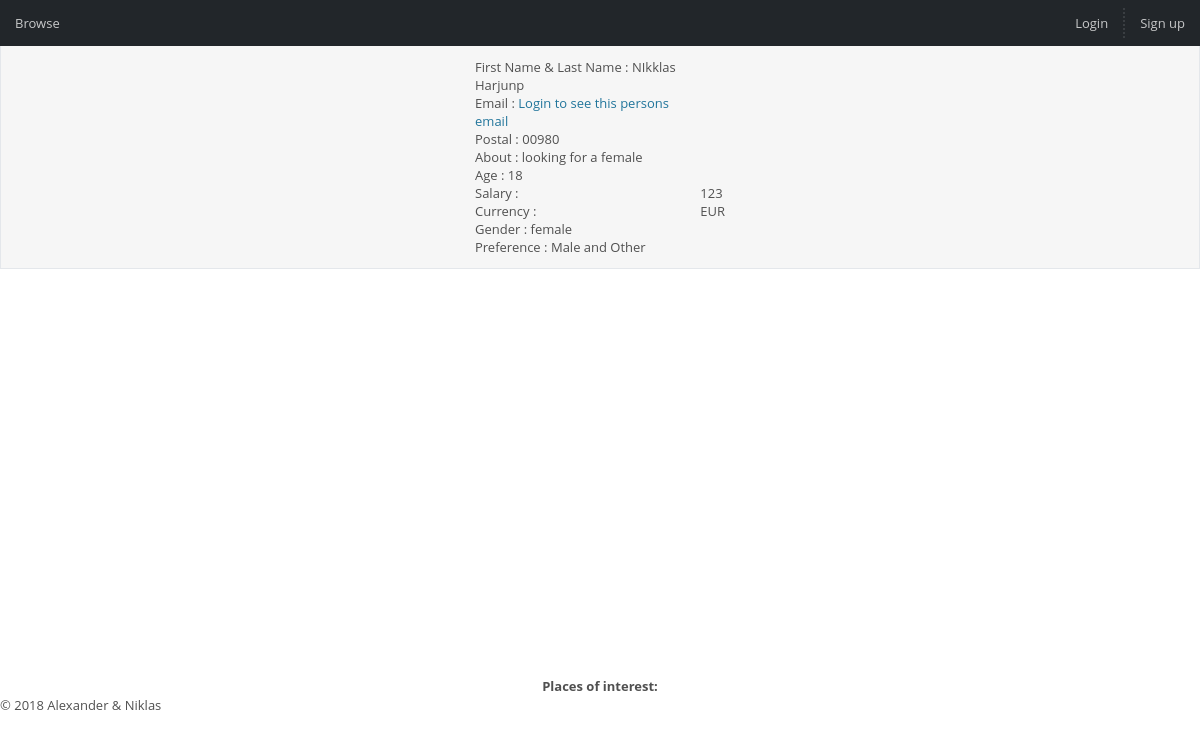
Screenshot of /public-html/profile.php?user=droptable with the database file from the repository.
### tables this page shows
CREATE TABLE `users` (
  `id` int(11) NOT NULL,
  `username` char(255) NOT NULL,
  `firstname` char(255) NOT NULL,
  `lastname` char(255) NOT NULL,
  `password` mediumtext NOT NULL,
  `email` char(255) NOT NULL,
  `postal` char(11) NOT NULL,
  `about` text NOT NULL,
  `age` int(11) NOT NULL,
  `salary` float NOT NULL,
  `currency` char(255) NOT NULL,
  `gender` char(255) NOT NULL,
  `preference` int(11) NOT NULL
);

### resources/db.php (called while the page is built, shortened)
<?php
class db {
    private static $instance = null;
    private function __construct() {
        $host = 'localhost';
        $name = 'datingsite';
        $username = 'root';
        $password = '';
        $this->pdo = new PDO('mysql:host=' . $host . '; dbname=' . $name, $username, $password, array(PDO::MYSQL_ATTR_INIT_COMMAND => "SET NAMES UTF8"));
        $this->pdo->setAttribute(PDO::ATTR_ERRMODE, PDO::ERRMODE_EXCEPTION);
    }
    public static function instance() {
        if (!isset(self::$instance)) {
            self::$instance = new db();
        }
        return self::$instance;
    }
    public function query($sql, $params = array()) {
        $this->query = $this->pdo->prepare($sql);
        $this->query->execute($params);
        return $this->query;
    }
    public function get($sql, $params = array()) {
        $this->result = $this->query($sql, $params);
        return $this->result->fetchAll(PDO::FETCH_ASSOC);
    }
}

### resources/functions.php (called while the page is built, shortened)
<?php
function url_for($script_path){
    if($script_path[0] != '/'){
        $script_path = "/" . $script_path;
    }
    return WWW_ROOT . $script_path;
}

### public-html/profile.php (the view, shortened to what this page needs)
<?php
require_once(TEMPLATES_PATH . "/header.php");
?>
    <div id="container">
        <div id="content">
            <div class="centered">
                <?php
                $user = $_GET['user'];
                $query = db::instance()->get("SELECT firstname,lastname,postal,email,about,age,salary,gender,preference,currency FROM users WHERE username = ?",array($user));
                ?>
                <table>
                    <tr>
                        <td>
                            First Name & Last Name : <?php echo $query[0]["firstname"] ." ". $query[0]["lastname"] ; ?>
                        </td>
                    </tr>
                    <tr>
                        <td>
                            Email : <?php if(isset($_SESSION['id'])){ echo $query[0]["email"];}else{ echo "<a href ='" . url_for("login.php") . "'>Login to see this persons email</a>";} ?>
                        </td>
                    </tr>
                    <tr>
                        <td>
                            Postal : <?php echo $query[0]["postal"]; ?>
                        </td>
                    </tr>
                    <tr>
                        <td>
                            About : <?php echo $query[0]["about"]; ?>
                        </td>
                    </tr>
                    <tr>
                        <td>
                            Age : <?php echo $query[0]["age"]; ?>
                        </td>
                    </tr>
                    <tr>
                        <td>
                            Salary :
                        </td>
                        <td id="salary">
                            <?php echo $query[0]["salary"]; ?>
                        </td>
                    </tr>
                    <tr>
                        <td>
                            Currency :
                        </td>
                        <td id="currency">
                            <?php echo $query[0]["currency"]; ?>
                        </td>
                    </tr>
                    <tr>
                        <td>
                            Gender : <?php echo $query[0]["gender"]; ?>
                        </td>
                    </tr>
                    <tr>
                        <td>
                            Preference :
                            <?php $pref = $query[0]["preference"];
                            if($pref == 1){
                                echo "Male";
                            }elseif ($pref == 2){
                                echo "Female";
                            }
                            elseif ($pref == 3){
                                echo "Male and Female";
                            }
                            elseif ($pref == 4){
                                echo "Other";
                            }
                            elseif ($pref == 5){
                                echo "Male and Other";
                            }
                            elseif ($pref == 6){
                                echo "Female and Other";
                            }
                            elseif ($pref == 7){
                                echo "Male, Female and Other";
                            }
                            else{
                                echo "Not interested in anything";
                            }; ?>
                        </td>
                    </tr>
                </table>
            </div>
        </div>
    </div>
    <div id="map" class="centered"></div>
    <div class="centered">
        <table id="POIList">
            <tr>
                <th>Places of interest:</th>
            </tr>
        </table>
    </div>
<?php
require_once(TEMPLATES_PATH . "/footer.php");

### public-html/css/style.css (style rules this page uses)
body { font: 13px 'Open Sans', verdana; color: #505050; margin: 0px; padding: 0px; }
a:link, a:visited, a:hover { color: #21759B; text-decoration: none; -o-transition: .2s; -ms-transition: .2s; -moz-transition: .2s; -webkit-transition: .2s; transition: .2s; }
table { width: 100%; border-spacing: 0px; font: inherit; color: inherit; padding: 0px; margin: 0px; }
td { vertical-align: top; margin: 0px; padding: 0px; }
#content { background: #F6F6F6; border: 1px solid #E4E7EB; border-top: 0px solid black; padding: 12px; margin-bottom: 15px; }
.centered { margin-left:auto; margin-right:auto; width: 250px; }

### public-html/css/maps.css (style rules this page uses)
#map { height: 100%; width: 50% }
html, body { height: 70%; margin: 0; padding: 0; }

### rows the page displays
users: firstname "NIkklas", lastname "Harjunp", postal "00980", about "looking for a female", age "18", salary "123", currency "EUR", gender "female"
